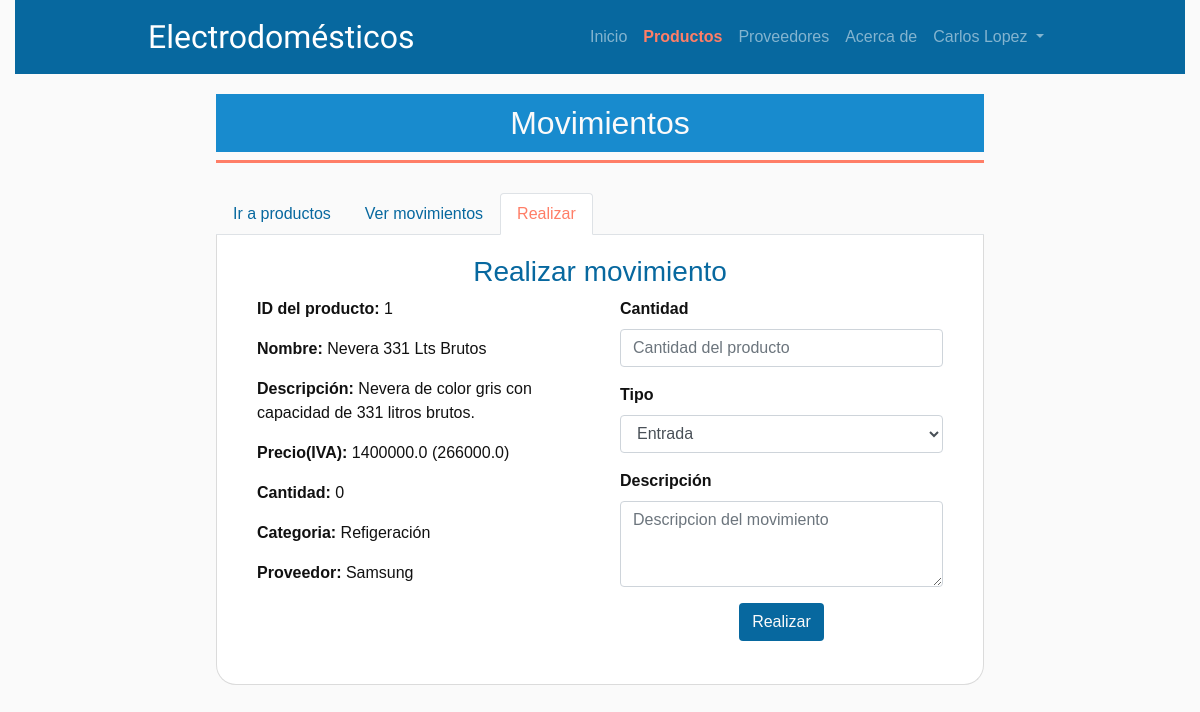
/movimiento/agregar?producto_id=1 (signed in), run on an earlier commit of the app's database.
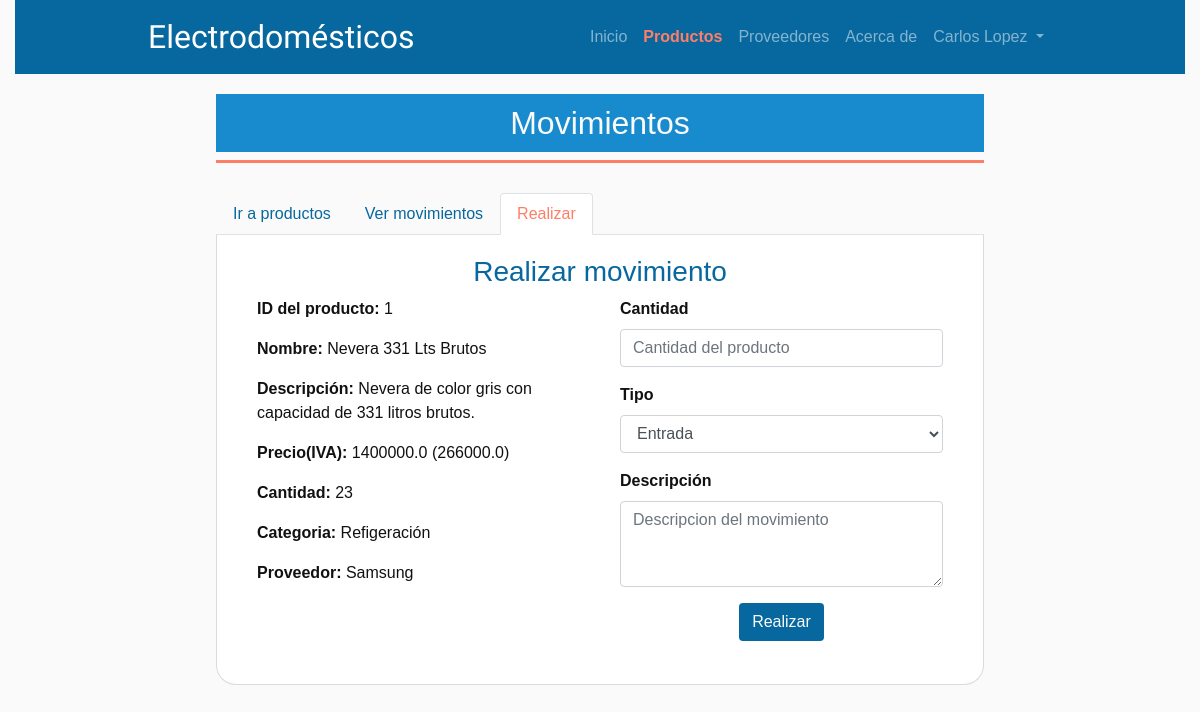
And on a later commit of the database.
### app/models.py (models this page shows, shortened)
class Producto(db.Model):
    __tablename__ = "productos"
    id = db.Column(db.Integer, primary_key=True)
    nombre = db.Column(db.String(50), nullable=False)
    descripcion = db.Column(db.Text())
    precio = db.Column(db.Float, nullable=False)
    cantidad = db.Column(db.Integer, nullable=True, default=0)
    iva = db.Column(db.Boolean, nullable=False)
    created_at = db.Column(db.DateTime(), default=datetime.datetime.now())
    categoria_id = db.Column(db.Integer, db.ForeignKey('categorias.id'))
    estado_id = db.Column(db.Integer, db.ForeignKey('estados.id'))
    proveedor_id = db.Column(db.Integer, db.ForeignKey('proveedores.id'))
    movimientos = db.relationship('Movimiento', lazy='dynamic')
    valor_iva = 0.19
    @classmethod
    def get_by_id(cls, id):
        return Producto.query.filter_by(id=id).first()

### app/views.py (the view, shortened to what this page needs)
@page.route('/movimiento/agregar', methods=['GET', 'POST'])
@login_required
def add_movimiento():
    if not request.args.get('producto_id'):
        flash('Para realizar un movimiento necesitas seleccionar un producto', 'warning')
        return redirect(url_for('page.productos'))
    producto_id = request.args.get('producto_id')
    producto = Producto.get_by_id(producto_id)
    if producto is None:
        flash('El producto al que intentas realizarle un movimiento no existe', 'warning')
        return redirect(url_for('page.productos'))
    if producto.estado_id == 2:
        flash('El producto al que intentas realizarle un movimiento esta inactivo', 'warning')
        return redirect(url_for('page.productos'))
    form = MovementsForm(request.form)
    categoria = Categoria.get_by_id(producto.categoria_id)
    proveedor = Proveedor.get_by_id(producto.proveedor_id)
    tipos = Tipo.get_all()
    types = []
    for tipo in tipos:
        types.append((tipo.id, tipo.nombre))
    form.types = types
    return render_template('movimiento/agregar.html', title='Realizar movimiento', productos_active='item-active',
                            form=form, producto=producto, categoria=categoria, proveedor=proveedor)

### app/forms.py
class MovementsForm(Form):
    cantidad = IntegerField('Cantidad', [
        validators.NumberRange(min=1, message='Ingresa un número válido'),
        validators.DataRequired(message='La cantidad es requerida')
    ])
    tipos = []
    tipo = SelectField('Tipo', choices=tipos, validate_choice=False)
    concepto = TextAreaField('Descripción', render_kw={'rows': 3})
    @property
    def types(self):
        pass
    @types.setter
    def types(self, types):
        self.tipo.choices = types

### app/models.py (called while the page is built)
    def __str__(self):
        return f"{self.nombre} {self.apellido}"

    @classmethod
    def get_by_id(cls, id):
        return Usuario.query.filter_by(id=id).first()

    @classmethod
    def get_by_id(cls, id):
        return Categoria.query.filter_by(id=id).first()

    @classmethod
    def get_by_id(cls, id):
        return Proveedor.query.filter_by(id=id).first()

    @classmethod
    def get_all(cls):
        return Tipo.query.all()

### app/views.py (called while the page is built)
@login_manager.user_loader
def load_user(id):
    return Usuario.get_by_id(id)

### app/templates/movimiento/agregar.html
{% from 'helpers/_forms.html' import render_field %}
{% extends 'layout.html' %}
{% block main_content %}
<div class="container-box">
    <a href="{{ url_for('page.movimientos') }}">
        <h2 class="text-center">Movimientos</h2>
    </a>
    <div class="divisor-line orange"></div>
    <nav>
        <div class="nav nav-tabs" id="nav-tab" role="tablist">
            <a class="nav-item nav-link" id="nav-movements-tab" data-toggle="" href="{{ url_for('page.productos') }}"
                aria-controls="nav-movements" aria-selected="false">Ir a productos</a>
            <a class="nav-item nav-link" id="nav-movements-tab" data-toggle="" href="{{ url_for('page.movimientos') }}"
                aria-controls="nav-movements" aria-selected="false">Ver movimientos</a>
            <a class="nav-item nav-link active" id="nav-home-tab" data-toggle="tab" href="#nav-home" role="tab"
                aria-controls="nav-home" aria-selected="true">Realizar</a>
        </div>
    </nav>
    <div class="tab-pane fade show active" id="nav-home" role="tabpanel" aria-labelledby="nav-general-tab">
        <div class="tab-content" id="nav-tabContent">
            <div class="nav-content">
                <h3 class="text-center">Realizar movimiento</h3>
                <form method="POST" id="form-add-movement" class="form2col">
                    <div class="form-left">
                        <p><strong>ID del producto: </strong>{{ producto.id }}</p>
                        <p><strong>Nombre: </strong>{{ producto.nombre }}</p>
                        <p><strong>Descripción: </strong>{{ producto.descripcion }}</p>
                        {% if producto.iva %}
                        <p><strong>Precio(IVA): </strong>{{ producto.precio }} ({{ producto.precio*0.19 }})</p>
                        {% else %}
                        <p><strong>Precio(IVA): </strong>{{ producto.precio }}</p>
                        {% endif %}
                        <p><strong>Cantidad: </strong>{{ producto.cantidad }}</p>
                        <p><strong>Categoria: </strong>{{ categoria.nombre }}</p>
                        <p><strong>Proveedor: </strong>{{ proveedor.nombre }}</p>
                    </div>
                    <div class="form-right">
                        <div class="form-group">
                            {{ render_field(form.cantidad, class='form-control', placeholder='Cantidad del producto') }}
                        </div>
                        <div class="form-group">
                            {{ render_field(form.tipo, class='form-control', placeholder='Tipo de movimiento') }}
                        </div>
                        <div class="form-group">
                            {{ render_field(form.concepto, class='form-control', placeholder='Descripcion del movimiento') }}
                        </div>
                        <div class="form-group text-center form-btn">
                            <input type="submit" id="btn-submit-movement" value="Realizar" class="btn btn-color">
                        </div>
                    </div>
                </form>
            </div>
        </div>
    </div>
</div>
{% endblock %}

What changed in the data, as far as the page shows it:
changed Producto "Nevera 331 Lts Brutos": cantidad "0" → "23"
